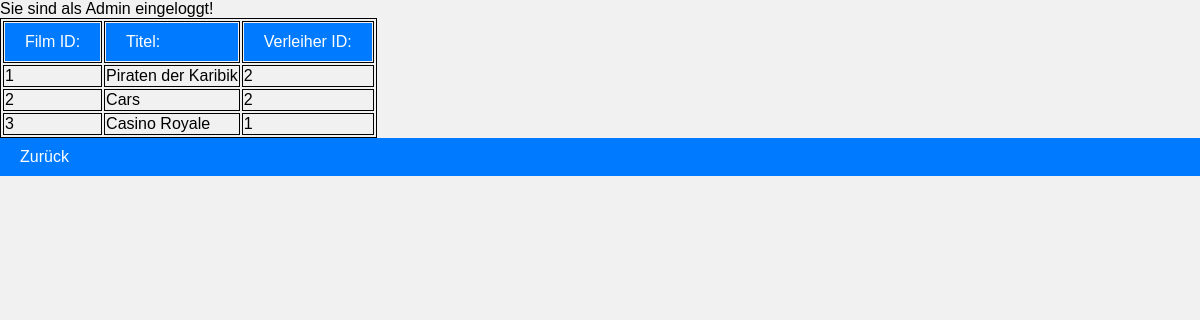
The page /filme.php (signed in) on the database its author committed.
### tables this page shows
CREATE TABLE `film` (
  `id` int(11) NOT NULL auto_increment,
  `titel` varchar(80) NOT NULL default '',
  `verleiher_id` int(11) NOT NULL,
  PRIMARY KEY  (`id`),
  KEY `verleiher_id` (`verleiher_id`),
  CONSTRAINT `film_ibfk_1` FOREIGN KEY (`verleiher_id`) REFERENCES `verleiher` (`id`) ON UPDATE NO ACTION
);

### filme.php (the view, shortened to what this page needs)
<!DOCTYPE html>
<html lang="de">
<head>
</head>
<body>
<table>
<tr><td><a href="filme.php?sort=id">Film ID:</a></td>
    <td><a href="filme.php?sort=titel">Titel:</a></td>
    <td><a href="filme.php?sort=vid">Verleiher ID:</a></td>
</tr>
<?php
   $con = new mysqli("", "root", "", "kino");
   $sql = "SELECT * FROM film";
   if (isset($_GET['sort']) == FALSE)
   {
     $sql .= " ORDER BY id";
   }
   elseif ($_GET['sort'] == 'id')
   {
      $sql .= " ORDER BY id";
   }
   elseif ($_GET['sort'] == 'titel')
   {
      $sql .= " ORDER BY titel";
   }
   elseif ($_GET['sort'] == 'vid')
   {
      $sql .= " ORDER BY verleiher_id";
   }
   $res = $con->query($sql);
   while ($dsatz = $res->fetch_assoc())
   {
      echo "<tr>";
      echo "<td>" . $dsatz["id"] . "</td>";
      echo "<td>" . $dsatz["titel"] . "</td>";
      echo "<td>" . $dsatz["verleiher_id"] . "</td>";
      echo "</tr>";
   }
?>
</table>
   <a href="intern.php">Zurück</a>
</body>
</html>

### filme.php (style rules this page uses)
table,td { border:1px solid black; }
body { font-family: Arial, sans-serif; background-color: #f1f1f1; margin: 0; padding: 0; }
a { display: block; padding: 10px 20px; background-color: #007bff; color: #fff; text-decoration: none; transition: background-color 0.3s ease; }

### rows shown on the page
film: id "1", titel "Piraten der Karibik", verleiher "2"
film: id "2", titel "Cars", verleiher "2"
film: id "3", titel "Casino Royale", verleiher "1"
